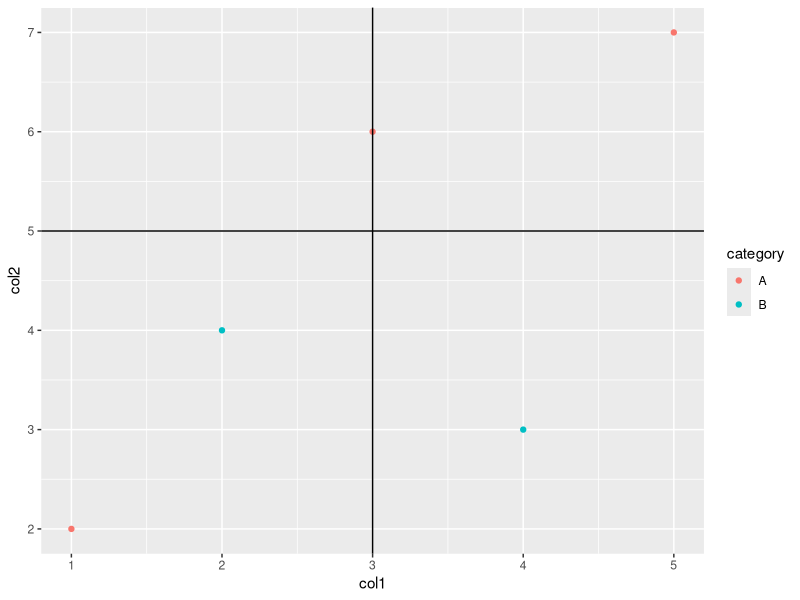

This chart was generated by the following R code:
# Q12: Save a ggplot2 scatter plot with color differentiation and reference lines
library(ggplot2)
df <- data.frame(
  col1 = c(1, 2, 3, 4, 5),
  col2 = c(2, 4, 6, 3, 7),
  category = c("A", "B", "A", "B", "A")
)
p <- ggplot(df, aes(x = col1, y = col2, color = category)) + 
  geom_point() + 
  geom_hline(yintercept = 5) + 
  geom_vline(xintercept = 3)
ggsave("scatter_plot.pdf", plot = p, width = 6, height = 4)

file.exists("scatter_plot.pdf")
